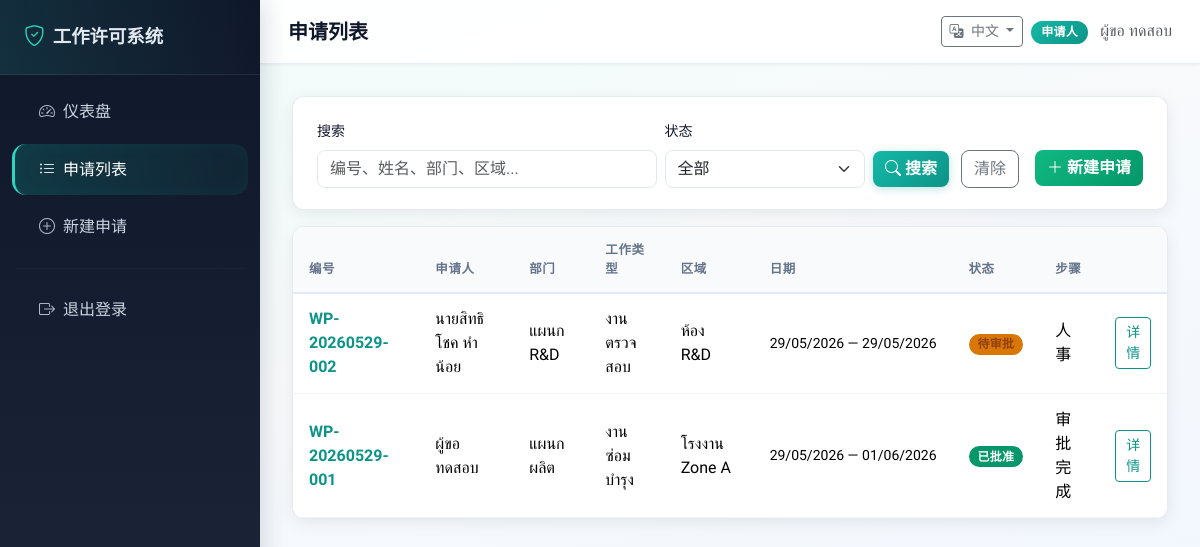
Screenshot of /requests (signed in) with the database file from the repository.
### models.py (models this page shows, shortened)
class User(UserMixin, db.Model):
    __tablename__ = "users"
    id = db.Column(db.Integer, primary_key=True)
    username = db.Column(db.String(50), unique=True, nullable=False)
    password_hash = db.Column(db.String(200), nullable=False)
    full_name = db.Column(db.String(100), nullable=False)
    role = db.Column(db.String(30), nullable=False)
    department = db.Column(db.String(100))
    locale = db.Column(db.String(5), default="th")
    @property
    def role_label(self):
        from i18n import t_role
        return t_role(self.role)

class Request(db.Model):
    __tablename__ = "requests"
    id = db.Column(db.Integer, primary_key=True)
    request_no = db.Column(db.String(30), unique=True, nullable=False)
    requester_name = db.Column(db.String(100), nullable=False)
    department = db.Column(db.String(100), nullable=False)
    company_name = db.Column(db.String(150))
    contact_phone = db.Column(db.String(30))
    permit_type = db.Column(db.String(50), nullable=False)
    description = db.Column(db.Text, nullable=False)
    work_area = db.Column(db.String(50), nullable=False)
    work_area_detail = db.Column(db.String(200))
    start_date = db.Column(db.Date, nullable=False)
    end_date = db.Column(db.Date, nullable=False)
    status = db.Column(db.String(20), default="pending")
    current_step = db.Column(db.String(30), default="specialist")
    created_by_id = db.Column(db.Integer, db.ForeignKey("users.id"))
    created_at = db.Column(db.DateTime, default=datetime.utcnow)
    created_by = db.relationship("User", backref="requests")
    approvals = db.relationship(
        "Approval", backref="request", lazy=True, order_by="Approval.approved_at"
    )
    images = db.relationship(
        "RequestImage", backref="request", lazy=True, order_by="RequestImage.uploaded_at"
    )
    security_logs = db.relationship(
        "SecurityLog", backref="request", lazy=True, order_by="SecurityLog.logged_at"
    )
    @property
    def status_badge(self):
        if self.status == "approved":
            return "success"
        if self.status == "rejected":
            return "danger"
        return "warning"
    @property
    def status_label(self):
        from i18n import t_status
        return t_status(self.status)
    @property
    def current_step_label(self):
        from i18n import t_step
        return t_step(self.current_step, self.status)
    @property
    def permit_type_label(self):
        from i18n import t_permit
        return t_permit(self.permit_type)
    @property
    def work_zone_label(self):
        from i18n import t_zone
        return t_zone(self.work_area)
    @property
    def zone_display(self):
        label = self.work_zone_label
        if self.work_area_detail:
            return f"{label} — {self.work_area_detail}"
        return label

### routes/requests.py (the view, shortened to what this page needs)
@requests_bp.route("/requests")
@login_required
def list_requests():
    q = request.args.get("q", "").strip()
    status_filter = request.args.get("status", "")
    page = request.args.get("page", 1, type=int)
    query = Request.query
    if current_user.role == "requester":
        query = query.filter_by(created_by_id=current_user.id)
    elif current_user.role not in ("admin", "security"):
        if request.args.get("mine") != "all":
            query = query.filter_by(current_step=current_user.role, status="pending")
    if status_filter:
        query = query.filter_by(status=status_filter)
    query = query.order_by(Request.created_at.desc())
    pagination = paginate_query(query, page, Config.ITEMS_PER_PAGE)
    return render_template(
        "request_list.html",
        items=pagination["items"],
        pagination=pagination,
        q=q,
        status_filter=status_filter,
    )

### helpers.py (called while the page is built)
def paginate_query(query, page, per_page):
    page = max(1, page)
    total = query.count()
    pages = max(1, (total + per_page - 1) // per_page)
    if page > pages:
        page = pages
    items = query.offset((page - 1) * per_page).limit(per_page).all()
    return {
        "items": items,
        "page": page,
        "pages": pages,
        "total": total,
        "per_page": per_page,
        "has_prev": page > 1,
        "has_next": page < pages,
    }

### i18n.py (called while the page is built)
def get_locale():
    if has_request_context():
        locale = session.get("locale")
        if locale in SUPPORTED_LOCALES:
            return locale
        lang = request.args.get("lang")
        if lang in SUPPORTED_LOCALES:
            session["locale"] = lang
            return lang
    return Config.DEFAULT_LOCALE if Config.DEFAULT_LOCALE in SUPPORTED_LOCALES else "th"

def _(key, **kwargs):
    locale = get_locale()
    text = MESSAGES.get(locale, MESSAGES["th"]).get(key)
    if text is None:
        text = MESSAGES["th"].get(key, key)
    if kwargs:
        return text.format(**kwargs)
    return text

def t_status(code):
    return _(f"status.{code}") if code else "-"

def t_role(code):
    return _(f"role.{code}") if code else "-"

def t_step(code, status=None):
    if status == "approved":
        return _("step.completed")
    if status == "rejected":
        return _("step.none")
    return _(f"step.{code}") if code else _("step.none")

def t_permit(code):
    if not code:
        return "-"
    key = f"permit.{code}"
    if key in MESSAGES.get(get_locale(), MESSAGES["th"]):
        return _(key)
    return code

def t_zone(code):
    if not code:
        return "-"
    key = f"zone.{code}"
    if key in MESSAGES.get(get_locale(), MESSAGES["th"]):
        return _(key)
    return code

def t_dept(code):
    if not code:
        return "-"
    key = f"dept.{code}"
    if key in MESSAGES.get(get_locale(), MESSAGES["th"]):
        return _(key)
    return code

def factory_name():
    locale = get_locale()
    if locale == "zh":
        return Config.FACTORY_NAME_ZH
    if locale == "en":
        return Config.FACTORY_NAME
    return Config.FACTORY_NAME_TH

### templates/request_list.html (shortened to what this page needs)
{% extends "base.html" %}
{% block page_title %}{{ _('request.list_title') }}{% endblock %}
{% block content %}
<div class="table-card mb-3">
  <div class="card-body">
    <form method="GET" class="row g-2 align-items-end">
      <div class="col-md-5">
        <label class="form-label small">{{ _('request.search') }}</label>
        <input type="text" name="q" class="form-control" value="{{ q }}"
               placeholder="{{ _('request.search_ph') }}">
      </div>
      <div class="col-md-3">
        <label class="form-label small">{{ _('request.status') }}</label>
        <select name="status" class="form-select">
          <option value="">{{ _('request.all') }}</option>
        </select>
      </div>
      <div class="col-md-4">
        <button type="submit" class="btn btn-primary me-2">
          <i class="bi bi-search"></i> {{ _('common.search') }}
        </button>
        <a href="{{ url_for('requests.list_requests') }}" class="btn btn-outline-secondary">{{ _('request.clear') }}</a>
        {% if current_user.role in ['requester', 'admin'] %}
        <a href="{{ url_for('requests.create') }}" class="btn btn-success float-end">
          <i class="bi bi-plus-lg"></i> {{ _('request.create_btn') }}
        </a>
        {% endif %}
      </div>
    </form>
  </div>
</div>
<div class="table-card">
  <div class="table-responsive">
    <table class="table table-hover mb-0">
      <thead>
        <tr>
          <th>{{ _('request.no') }}</th>
          <th>{{ _('request.requester') }}</th>
          <th>{{ _('request.department') }}</th>
          <th>{{ _('request.type') }}</th>
          <th>{{ _('request.zone') }}</th>
          <th>{{ _('request.dates') }}</th>
          <th>{{ _('request.status') }}</th>
          <th>{{ _('request.step') }}</th>
          <th></th>
        </tr>
      </thead>
      <tbody>
        {% for item in items %}
        <tr>
          <td><strong class="text-primary">{{ item.request_no }}</strong></td>
          <td>{{ item.requester_name }}</td>
          <td>{{ t_dept(item.department) }}</td>
          <td>{{ item.permit_type_label }}</td>
          <td>{{ item.zone_display }}</td>
          <td class="small text-nowrap">{{ item.start_date.strftime('%d/%m/%Y') }} — {{ item.end_date.strftime('%d/%m/%Y') }}</td>
          <td>
            <span class="badge bg-{{ item.status_badge }} badge-status">{{ item.status_label }}</span>
          </td>
          <td>{{ item.current_step_label }}</td>
          <td>
            <a href="{{ url_for('requests.detail', request_id=item.id) }}"
               class="btn btn-sm btn-outline-primary">{{ _('request.detail_btn') }}</a>
          </td>
        </tr>
        {% else %}
        <tr><td colspan="9" class="text-center text-muted py-4">{{ _('request.not_found') }}</td></tr>
        {% endfor %}
      </tbody>
    </table>
  </div>
</div>
{% endblock %}

### templates/base.html (shortened to what this page needs)
<!DOCTYPE html>
<html lang="{{ get_locale() }}">
<head>
  <link href="https://cdn.jsdelivr.net/npm/bootstrap@5.3.3/dist/css/bootstrap.min.css" rel="stylesheet">
  <link href="https://cdn.jsdelivr.net/npm/bootstrap-icons@1.11.3/font/bootstrap-icons.min.css" rel="stylesheet">
  <link href="{{ url_for('static', filename='css/style.css') }}" rel="stylesheet">
</head>
<body>
{% if current_user.is_authenticated %}
<div class="app-wrapper">
  <aside class="sidebar">
    <div class="sidebar-brand">
      <i class="bi bi-shield-check"></i>
      <span>{{ factory_name() }}</span>
    </div>
    <nav class="nav flex-column py-2">
      <a class="nav-link {% if request.endpoint == 'dashboard.index' %}active{% endif %}"
         href="{{ url_for('dashboard.index') }}">
        <i class="bi bi-speedometer2 me-2"></i> {{ _('nav.dashboard') }}
      </a>
      <a class="nav-link {% if request.endpoint and 'requests' in request.endpoint %}active{% endif %}"
         href="{{ url_for('requests.list_requests') }}">
        <i class="bi bi-list-ul me-2"></i> {{ _('nav.requests') }}
      </a>
      {% if current_user.role in ['requester', 'admin'] %}
      <a class="nav-link {% if request.endpoint == 'requests.create' %}active{% endif %}"
         href="{{ url_for('requests.create') }}">
        <i class="bi bi-plus-circle me-2"></i> {{ _('nav.create') }}
      </a>
      {% endif %}
      <hr class="border-secondary mx-3">
      <a class="nav-link" href="{{ url_for('auth.logout') }}">
        <i class="bi bi-box-arrow-right me-2"></i> {{ _('nav.logout') }}
      </a>
    </nav>
  </aside>
  <div class="main-content">
    <header class="top-navbar d-flex justify-content-between align-items-center flex-wrap gap-2">
      <h5 class="mb-0">{% block page_title %}{{ _('nav.dashboard') }}{% endblock %}</h5>
      <div class="d-flex align-items-center gap-2">
        {% include 'partials/language_switcher.html' %}
        <div class="text-end d-none d-md-block">
          <span class="badge bg-primary">{{ current_user.role_label }}</span>
          <span class="text-muted ms-2">{{ current_user.full_name }}</span>
        </div>
      </div>
    </header>
    <main class="page-content">
      {% block content %}{% endblock %}
    </main>
  </div>
</div>
{% else %}
  {% block guest_content %}{% endblock %}
{% endif %}
</body>
</html>

### rows the page displays
User: role_label "申请人", full_name "ผู้ขอ ทดสอบ"
Request: request_no "WP-20260529-002", requester_name "นายสิทธิโชค หำน้อย", department "แผนก R&D", permit_type_label "งานตรวจสอบ", zone_display "ห้อง R&D", start_date "29/05/2026", end_date "29/05/2026", status_label "待审批", current_step_label "人事"
Request: request_no "WP-20260529-001", requester_name "ผู้ขอ ทดสอบ", department "แผนกผลิต", permit_type_label "งานซ่อมบำรุง", zone_display "โรงงาน Zone A", start_date "29/05/2026", end_date "01/06/2026", status_label "已批准", current_step_label "审批完成"

### other values shown
{{ factory_name() }} "工作许可系统"
{{ LANGUAGES[get_locale()] }} "中文"
form field status "全部"
